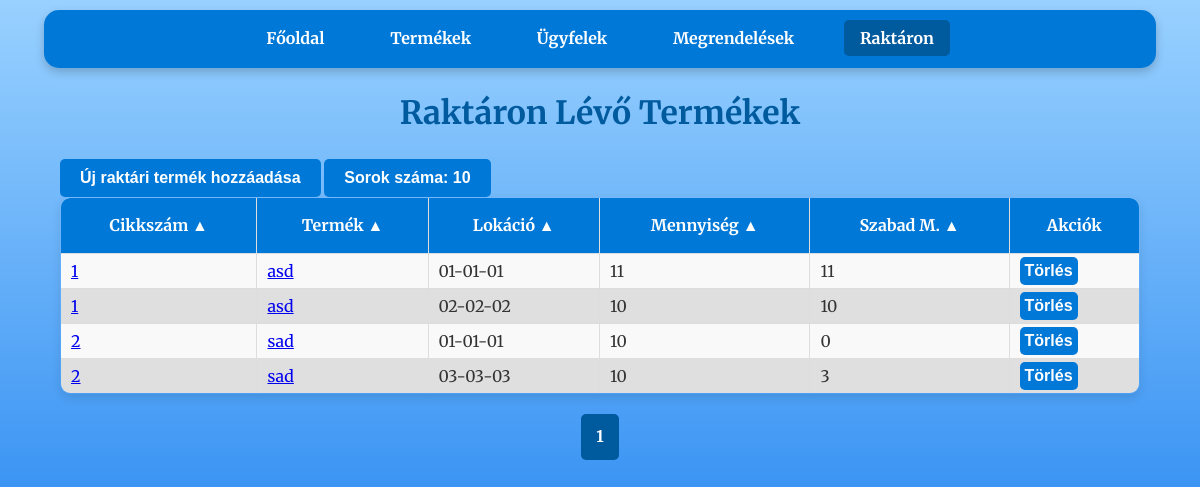
Page /stock on the earlier database version.
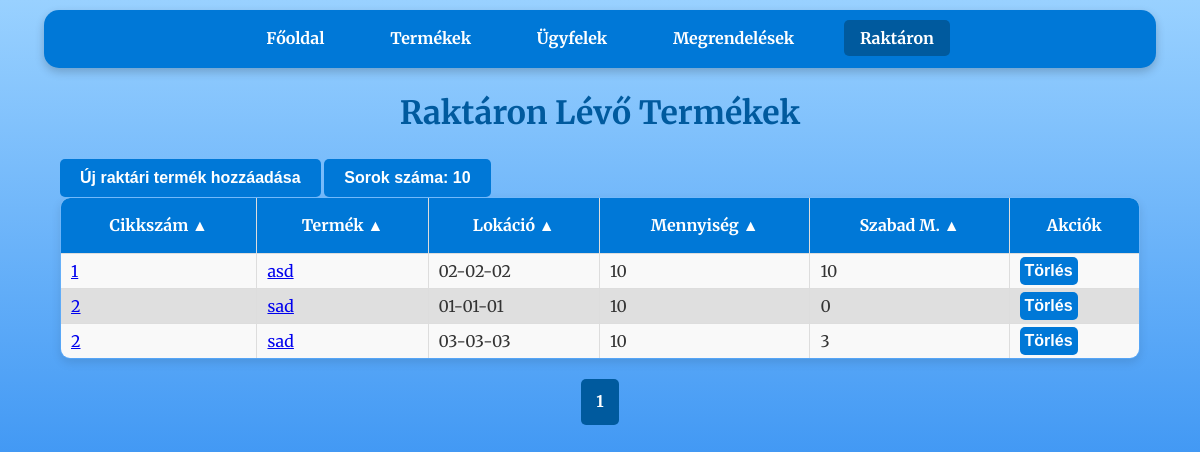
Same page on the later database version.
### tables this page shows
CREATE TABLE stock (
                    id INTEGER PRIMARY KEY,
                    cikkszam TEXT,
                    lokacio TEXT,
                    mennyiseg INTEGER,
                    order_id INTEGER,
                    FOREIGN KEY(cikkszam) REFERENCES products(cikkszam),
                    FOREIGN KEY(order_id) REFERENCES orders(id));

CREATE TABLE products (
                    id INTEGER PRIMARY KEY,
                    cikkszam TEXT UNIQUE,
                    egyseg_vonalkod INTEGER UNIQUE,
                    gyujto_vonalkod INTEGER UNIQUE,
                    nev TEXT,
                    ar REAL,
                    suly REAL,
                    kategoria TEXT);

### raktar_program-master/app.py (the view)
@app.route('/stock')
def stock():
    per_page = int(request.args.get('per_page', 10))  # Egy oldalon megjelenő elemek száma
    page = int(request.args.get('page', 1))  # Az aktuális oldal lekérése (alapértelmezett: 1)
    offset = (page - 1) * per_page  # Az eltolás számítása
    order_by = str(request.args.get('order_by', 'products.cikkszam'))
    desc = request.args.get('desc', 'false').lower() in ('true', '1')
    valid_columns = {'stock.id', 'products.cikkszam', 'products.nev', 'stock.lokacio', 'total_mennyiseg', 'mennyiseg_null'}
    if order_by not in valid_columns:
        raise ValueError("Invalid column name for ordering.") #Elkerüljük az SQL injection-t
    if desc:
        descending = 'DESC'
    if not desc:
        descending = ''
    conn = get_db_connection()
    stock = conn.execute(f'''SELECT
                                stock.id,
                                products.cikkszam,
                                products.nev,
                                stock.lokacio,
                                (
                                    SELECT SUM(s.mennyiseg)
                                    FROM stock s
                                    LEFT JOIN orders o ON s.order_id = o.id
                                    WHERE s.cikkszam = stock.cikkszam
                                    AND s.lokacio = stock.lokacio
                                    AND (o.teljesitve IS NULL OR o.teljesitve = 0)
                                ) AS total_mennyiseg,
                                (
                                    SELECT SUM(s.mennyiseg)
                                    FROM stock s
                                    LEFT JOIN orders o ON s.order_id = o.id
                                    WHERE s.cikkszam = stock.cikkszam
                                    AND s.lokacio = stock.lokacio
                                    AND s.order_id IS NULL
                                ) AS mennyiseg_null
                            FROM stock
                            JOIN products ON stock.cikkszam = products.cikkszam
                            WHERE stock.order_id IS NULL
                            ORDER BY {order_by} {descending}
                            LIMIT ? OFFSET ?''', (per_page, offset) ).fetchall()
    total_products = conn.execute('SELECT COUNT(*) FROM stock').fetchone()[0]
    conn.execute('''
        DELETE FROM stock
        WHERE id IN (
            SELECT stock.id
            FROM stock
            LEFT JOIN products ON stock.cikkszam = products.cikkszam
            LEFT JOIN orders o ON stock.order_id = o.id
            WHERE (
                SELECT SUM(s.mennyiseg)
                FROM stock s
                LEFT JOIN orders o_sub ON s.order_id = o_sub.id
                WHERE s.cikkszam = stock.cikkszam
                AND s.lokacio = stock.lokacio
                AND (o_sub.teljesitve IS NULL OR o_sub.teljesitve = 0)
            ) IS NULL OR (
                SELECT SUM(s.mennyiseg)
                FROM stock s
                LEFT JOIN orders o_sub ON s.order_id = o_sub.id
                WHERE s.cikkszam = stock.cikkszam
                AND s.lokacio = stock.lokacio
                AND (o_sub.teljesitve IS NULL OR o_sub.teljesitve = 0)
            ) = 0
        )
    ''')
    conn.commit()
    conn.close()
    total_pages = (total_products + per_page - 1) // per_page  # Összes oldal száma
    start_page = max(1, page - 2)  # Az aktuális oldalhoz képest 2-vel hátrébb
    end_page = min(total_pages, page + 2)  # Az aktuális oldalhoz képest 2-vel előrébb
    query_params = {
        'page': page,
        'per_page': per_page,
        'order_by': order_by,
        'desc': desc
    }
    columns = [
        {"name": "products.cikkszam", "label": "Cikkszám"},
        {"name": "products.nev", "label": "Termék"},
        {"name": "stock.lokacio", "label": "Lokáció"},
        {"name": "total_mennyiseg", "label": "Mennyiség"},
        {"name": "mennyiseg_null", "label": "Szabad M."}
    ]
    return render_template(
        'stock.html',
        stock=stock,
        page=page,
        order_by=order_by,
        desc=desc,
        total_pages=total_pages,
        start_page=start_page,
        end_page=end_page,
        query_params=query_params,
        columns=columns
    )

### raktar_program-master/app.py (called while the page is built)
def get_db_connection():
    conn = sqlite3.connect('database.db')
    conn.row_factory = sqlite3.Row
    return conn

### raktar_program-master/templates/stock.html (shortened to what this page needs)
<!DOCTYPE html>
<html lang="hu">
<head>
    <link rel="stylesheet" href="{{ url_for('static', filename='css/style.css') }}">
</head>
<body>
    <nav>
        <a href="{{ url_for('index') }}">Főoldal</a>
        <a href="{{ url_for('products') }}">Termékek</a>
        <a href="{{ url_for('customers') }}">Ügyfelek</a>
        <a href="{{ url_for('orders') }}">Megrendelések</a>
        <a class="disabled">Raktáron</a>
    </nav>
    <h1>Raktáron Lévő Termékek</h1>
    <div class="container">
        <a href="{{ url_for('add_stock') }}" class="button-wrapper">
            <button>Új raktári termék hozzáadása</button>
        </a>
        <div class="dropdown">
            <button class="dropbtn">Sorok száma: {{ query_params['per_page'] }}</button>
        </div>
        <table>
            <thead>
                <tr>
                    {% for column in columns %}
                    <th>
                        <a href="{{ url_for('stock', **dict(query_params, order_by=column.name, desc=0 if query_params['order_by'] == column.name and query_params['desc'] else 1)) }}">
                            {{ column.label }} {{ '▼' if query_params['order_by'] == column.name and query_params['desc'] else '▲' }}
                        </a>
                    </th>
                    {% endfor %}
                    <th>Akciók</th>
                </tr>
            </thead>
            <tbody>
                {% for item in stock %}
                <tr>
                    <td>
                        <a href="{{ url_for('product_details', cikkszam=item.cikkszam) }}">
                            {{ item.cikkszam }}
                        </a>
                    </td>
                    <td>
                        <a href="{{ url_for('product_details', cikkszam=item.cikkszam) }}">
                            {{ item.nev }}
                        </a>
                    </td>
                    <td>{{ item.lokacio }}</td>
                    <td>{{ item.total_mennyiseg }}</td>
                    <td>{{ item.mennyiseg_null }}</td>
                    <td>
                        <form action="{{ url_for('delete_stock', stock_id=item.id) }}" method="POST" style="display:inline;">
                            <button type="submit" onclick="return confirm('Biztosan törli a rekordot?');">Törlés</button>
                        </form>
                    </td>
                </tr>
                {% endfor %}
            </tbody>
        </table>
    </div>
    <div class="pagination">
        {% for p in range(start_page, end_page + 1) %}
        <a href="{{ url_for('stock', **dict(query_params, page=p)) }}" class="{% if p == page %}active{% endif %}">{{ p }}</a>
        {% endfor %}
    </div>
</body>
</html>

### raktar_program-master/static/css/style.css (style rules this page uses)
body { font-family: 'Merriweather', serif; margin: 0; padding: 0; background: linear-gradient(to bottom, #99d1ff, #006eec); background-attachment: fixed; background-size: cover; color: #333; line-height: 1.6; }
body::before { content: ''; position: fixed; top: 0; left: 0; width: 100%; height: 100%; background-image: url('https://www.transparenttextures.com/patterns/cubes.png'); opacity: 0.4; z-index: -1; pointer-events: none; }
nav { background-color: #0078D7; color: #fff; padding: 1rem; margin: 10px auto; width: 90%; max-width: 1200px; border-radius: 15px; box-shadow: 0 4px 10px rgba(0, 0, 0, 0.2); text-align: center; }
nav a { color: white; text-decoration: none; margin: 0 15px; font-weight: bold; padding: 0.5rem 1rem; border-radius: 5px; transition: background-color 0.3s ease; }
nav a.disabled { background-color: #005a9e; }
h1 { text-align: center; margin: 20px 0; color: #005a9e; font-weight: 700; }
form { width: 90%; max-width: 600px; margin: 20px auto; background: white; padding: 20px; border-radius: 10px; box-shadow: 0 4px 10px rgba(0, 0, 0, 0.1); }
a.button-wrapper { display: inline-block; }
button { background-color: #0078D7; color: white; border: none; padding: 10px 20px; border-radius: 5px; font-weight: bold; cursor: pointer; font-size: 1rem; transition: background-color 0.3s ease; text-decoration: none; }
.container { width: 90%; margin: 20px auto; }
table { width: 100%; border-collapse: collapse; border-radius: 10px; overflow: hidden; box-shadow: 0 4px 10px rgba(0, 0, 0, 0.1); }
table, th, td { border: 1px solid #ddd; }
th { background-color: #0078D7; color: white; font-weight: bold; padding: 15px; }
th a { color: white; text-decoration: none; }
td { padding: 3px 10px; text-align: left; }
tr:nth-child(even) { background-color: #dfdfdf }
tr:nth-child(odd) { background-color: #f9f9f9 }
td form { width: 100%; margin: 0 0; background: transparent; text-align: center; padding: 0; border-radius: 10px; box-shadow: none; }
td form button { background-color: #0078D7; color: white; border: none; padding: 5px 5px; border-radius: 5px; font-weight: bold; cursor: pointer; font-size: 1rem; transition: background-color 0.3s ease; text-decoration: none; }
.pagination { display: flex; justify-content: center; align-items: center; margin: 20px 0; list-style-type: none; padding: 0; }
.pagination a { display: inline-block; padding: 10px 15px; text-decoration: none; background-color: #0078D7; color: white; font-weight: bold; border-radius: 5px; transition: background-color 0.3s ease; font-size: 1rem; }
.pagination a.active { background-color: #005a9e; cursor: default; }
.dropbtn { background-color: #0078D7; color: white; padding: 10px 20px; font-size: 16px; font-weight: bold; border: none; border-radius: 5px; cursor: pointer; transition: background-color 0.3s ease, box-shadow 0.3s ease; }
.dropdown { position: relative; display: inline-block; }

Differences in the rows shown:
removed stock: cikkszam "1", nev "asd", lokacio "01-01-01", total_mennyiseg "11", mennyiseg_null "11"
